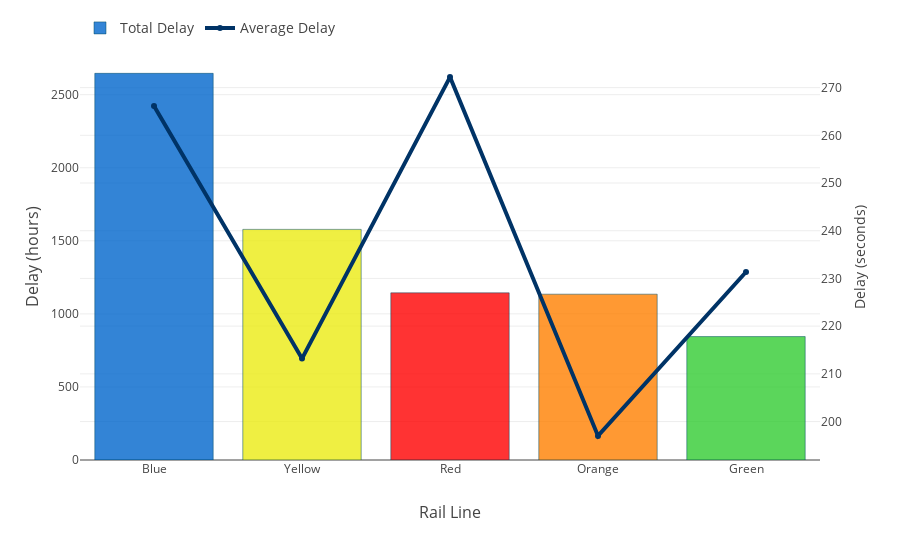

The code cell stored with this chart in its notebook:
### Code cell
colors = []
for row in delay_route_sum.index:
    color = delay_route_sum.loc[row,'lineColor']
    colors.append(lineColors[str(color)])
colors

trace0 = go.Bar(
    name='Total Delay',
    x=delay_route_sum['lineColor'],
    y=-delay_route_sum['delay']/60/60,
    showlegend=True,
    marker=dict(
        color=colors,
        line=dict(color='rgba(0, 77, 102, .5)',
            width=1,)
    )
)
trace1 = go.Scatter(
    name='Average Delay',
    x=delay_route_mean['lineColor'],
    y=-delay_route_mean['delay'],
    yaxis='y2',
    line = dict(
        color = ('rgb(0, 51, 102)'),
        width = 4)
                    
)

data = [trace0, trace1]
layout = go.Layout(
    yaxis={'title':'Delay (hours)', 'titlefont':{'size':16}},
    xaxis={'title':'Rail Line', 'titlefont':{'size':16}},
    showlegend=True,
    legend=dict(font=dict(size=14),
               orientation='h',
               y=1.1),
    barmode='group',
    yaxis2=dict(title='Delay (seconds)',
                overlaying='y',
                side='right'
    ),
    margin=dict(b=100,
               t=50)
)

fig = go.Figure(data=data, layout=layout)
plotly.offline.iplot(fig, filename='delay-route.html')

### Figure 1 — Plotly figure (JSON) as saved in the notebook; plotly's stock layout.template omitted (floating-point values rounded to 4 significant figures)
{"data": [{"marker": {"color": ["rgba(0, 102, 204, 0.8)", "rgba(236, 236, 19, 0.8)", "rgba(255, 0, 0, 0.8)", "rgba(255, 128, 0, 0.8)", "rgba(51, 204, 51, 0.8)"], "line": {"color": "rgba(0, 77, 102, .5)", "width": 1}}, "name": "Total Delay", "showlegend": true, "type": "bar", "uid": "aaebb768-afac-11e8-bcf9-e442a6f8adc6", "x": ["Blue", "Yellow", "Red", "Orange", "Green"], "y": [2646.0, 1578.0, 1144.0, 1135.0, 844.7]}, {"line": {"color": "rgb(0, 51, 102)", "width": 4}, "name": "Average Delay", "type": "scatter", "uid": "aaebb769-afac-11e8-93d7-e442a6f8adc6", "x": ["Blue", "Yellow", "Red", "Orange", "Green"], "y": [266.1, 213.2, 272.2, 197.0, 231.3], "yaxis": "y2"}], "layout": {"barmode": "group", "legend": {"font": {"size": 14}, "orientation": "h", "y": 1.1}, "margin": {"b": 100, "t": 50}, "showlegend": true, "xaxis": {"title": "Rail Line", "titlefont": {"size": 16}}, "yaxis": {"title": "Delay (hours)", "titlefont": {"size": 16}}, "yaxis2": {"overlaying": "y", "side": "right", "title": "Delay (seconds)"}}}
